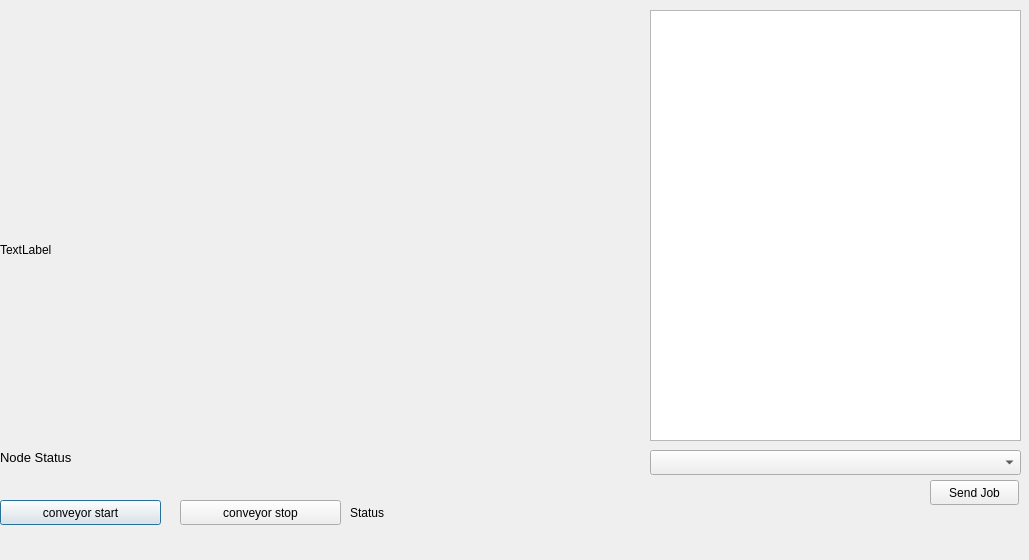
<?xml version="1.0" encoding="UTF-8"?>
<ui version="4.0">
  <class>Dialog</class>
  <widget class="QDialog" name="Dialog">
    <property name="geometry">
      <rect>
        <x>0</x>
        <y>0</y>
        <width>1029</width>
        <height>560</height>
      </rect>
    </property>
    <property name="windowTitle">
      <string>Dialog</string>
    </property>
    
    <!-- QDialog의 자식 위젯들 시작 -->
    <widget class="QLabel" name="label_conveyorStatus">
      <property name="geometry">
        <rect>
          <x>350</x>
          <y>500</y>
          <width>200</width>
          <height>25</height>
        </rect>
      </property>
      <property name="text">
        <string>Status</string>
      </property>
    </widget>
    <widget class="QPushButton" name="btn_conveyorStart">
      <property name="geometry">
        <rect>
          <x>0</x>
          <y>500</y>
          <width>161</width>
          <height>25</height>
        </rect>
      </property>
      <property name="text">
        <string>conveyor start</string>
      </property>
    </widget>
    <widget class="QPushButton" name="btn_conveyorStop">
      <property name="geometry">
        <rect>
          <x>180</x>
          <y>500</y>
          <width>161</width>
          <height>25</height>
        </rect>
      </property>
      <property name="text">
        <string>conveyor stop</string>
      </property>
    </widget>
    <widget class="QLabel" name="label_1">
      <property name="geometry">
        <rect>
          <x>0</x>
          <y>10</y>
          <width>640</width>
          <height>480</height>
        </rect>
      </property>
      <property name="text">
        <string>TextLabel</string>
      </property>
    </widget>
    <widget class="QTextEdit" name="edit_1">
      <property name="geometry">
        <rect>
          <x>650</x>
          <y>10</y>
          <width>371</width>
          <height>431</height>
        </rect>
      </property>
    </widget>
    <widget class="QComboBox" name="comboBox">
      <property name="geometry">
        <rect>
          <x>650</x>
          <y>450</y>
          <width>371</width>
          <height>25</height>
        </rect>
      </property>
    </widget>
    <widget class="QPushButton" name="btn_job">
      <property name="geometry">
        <rect>
          <x>930</x>
          <y>480</y>
          <width>89</width>
          <height>25</height>
        </rect>
      </property>
      <property name="text">
        <string>Send Job</string>
      </property>
    </widget>
    <widget class="QLabel" name="label_nodeStatus">
    <property name="geometry">
        <rect>
        <x>0</x>
        <y>450</y>
        <width>300</width>
        <height>40</height>
        </rect>
    </property>
    <property name="text">
        <string>Node Status</string>
    </property>
    <property name="alignment">
        <set>Qt::AlignLeft</set>
    </property>
    <property name="styleSheet">
        <string notr="true">font-size: 10pt;</string>
    </property>
    </widget>



    <!-- QDialog의 자식 위젯들 끝 -->
    
  </widget>
  <resources/>
  <connections/>
</ui>
